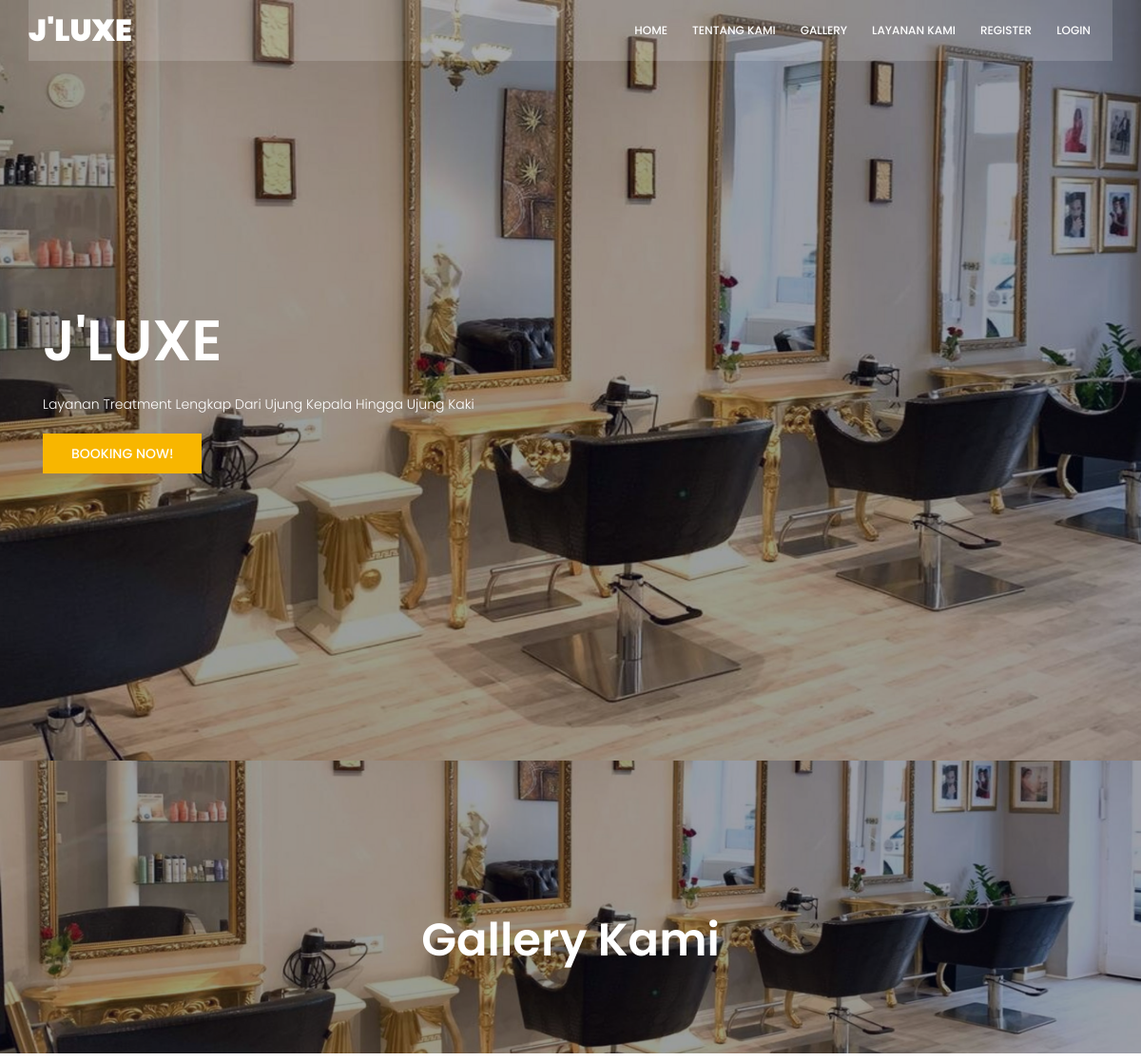
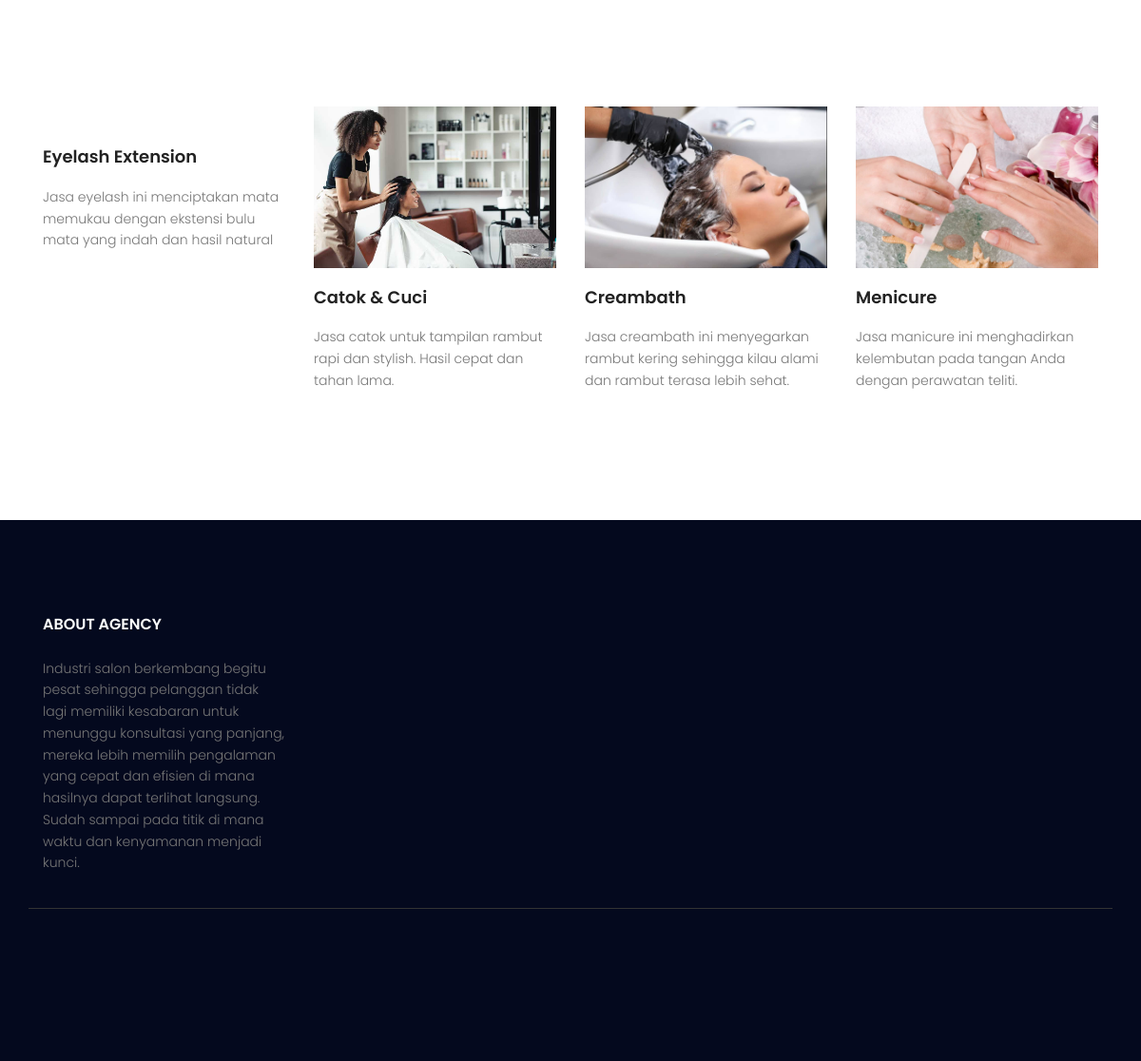
/index.php/site/gallery, run on the app's committed database (2 pictures, top to bottom).
### tables this page shows
CREATE TABLE `gallery` (
  `id_gallery` varchar(100) NOT NULL,
  `nama_gallery` varchar(100) NOT NULL,
  `ket` varchar(100) NOT NULL,
  `file` varchar(100) NOT NULL,
  `tgl_upload` timestamp NOT NULL DEFAULT current_timestamp() ON UPDATE current_timestamp()
);

### application/libraries/Template.php (called while the page is built)
<?php if ( ! defined('BASEPATH')) exit('No direct script access allowed');
class Template {
		var $template_data = array();
		function set($name, $value)
		{
			$this->template_data[$name] = $value;
		}
		function load($template = '', $view = '' , $view_data = array(), $return = FALSE)
		{
			$this->CI =& get_instance();
			$this->set('contents', $this->CI->load->view($view, $view_data, TRUE));
			return $this->CI->load->view($template, $this->template_data, $return);
		}
}

### application/controllers/Site.php (called while the page is built, shortened)
<?php
class Site extends CI_Controller{
     public function gallery()
    {
  $data = array(
           'judul' => 'Gallery Kami',
          'dt_gallery' => $this->m_umum->get_gallery_all(),
        );
        $this->template->load('site/template', 'site/gallery', $data);
    }
}

### index.php (called while the page is built, shortened)
<?php
require_once BASEPATH.'core/CodeIgniter.php';

### application/models/M_umum.php (called while the page is built, shortened)
<?php
class M_umum extends CI_model
{
	function get_gallery_all()
	{
		$this->db->select('*');
		$this->db->from('gallery');
		$this->db->order_by('tgl_upload desc');
		$query = $this->db->get();
		return $query->result();
	}
}

### application/views/site/gallery.php (the view)
<section class="about-banner relative">
				<div class="overlay overlay-bg"></div>
				<div class="container">
					<div class="row d-flex align-items-center justify-content-center">
						<div class="about-content col-lg-12">
							<h1 class="text-white">
								<?= $judul; ?>
							</h1>
						</div>
					</div>
				</div>
			</section>
	<section class="other-issue-area section-gap">
				<div class="container">
					<div class="row">
						   <?php
                foreach ($dt_gallery as $d):?>
						<div class="col-lg-3 col-md-6">
							<div class="single-other-issue">
								<div class="thumb">
									<img class="img-fluid" src="<?= base_url(); ?>upload/<?= $d->file; ?>" alt="">
								</div>
								<a href="#">
									<h4><?= $d->nama_gallery; ?></h4>
								</a>
								<p>
									<?= $d->ket; ?>
								</p>
							</div>
						</div>
					<?php endforeach; ?>
					</div>
				</div>
			</section>

### application/views/site/template.php (shortened to what this page needs)
<!DOCTYPE html>
<html lang="zxx" class="no-js">
<head>
  <link rel="stylesheet" href="<?= base_url(); ?>assets/css/linearicons.css">
  <link rel="stylesheet" href="<?= base_url(); ?>assets/css/font-awesome.min.css">
  <link rel="stylesheet" href="<?= base_url(); ?>assets/css/bootstrap.css">
  <link rel="stylesheet" href="<?= base_url(); ?>assets/css/magnific-popup.css">
  <link rel="stylesheet" href="<?= base_url(); ?>assets/css/jquery-ui.css">
  <link rel="stylesheet" href="<?= base_url(); ?>assets/css/nice-select.css">
  <link rel="stylesheet" href="<?= base_url(); ?>assets/css/animate.min.css">
  <link rel="stylesheet" href="<?= base_url(); ?>assets/css/owl.carousel.css">
  <link rel="stylesheet" href="<?= base_url(); ?>assets/css/main.css">
  <link rel="stylesheet" type="text/css"
    href="https://cdnjs.cloudflare.com/ajax/libs/toastr.js/latest/css/toastr.min.css">
</head>
<body>
  <header id="header">
    <div class="container main-menu">
      <div class="row align-items-center justify-content-between d-flex">
        <a href="<?= base_url(); ?>" style="color: white; font-size: 32px; font-weight: 900;"><strong>J'LUXE</strong>
        </a>
        <nav id="nav-menu-container">
          <ul class="nav-menu">
            <li><a href="<?= base_url('site'); ?>">Home</a></li>
            <li><a href="<?= base_url('site/about'); ?>">Tentang Kami</a></li>
            <li><a href="<?= base_url('site/gallery'); ?>">Gallery</a></li>
            <li><a href="<?= base_url('site/service'); ?>">Layanan Kami</a></li>
            <li><a href="#" data-toggle="modal" data-target="#register">Register</a></li>
            <li><a href="#" data-toggle="modal" data-target="#login">Login</a></li>
          </ul>
        </nav>
      </div>
    </div>
  </header>
  <section class="banner-area relative">
    <div class="overlay overlay-bg"></div>
    <div class="container">
      <div class="row fullscreen align-items-center justify-content-between">
        <div class="col-lg-6 col-md-6 banner-left">
          <h1 class="text-white">J'Luxe</h1>
          <p class="text-white">
            Layanan Treatment Lengkap Dari Ujung Kepala Hingga Ujung Kaki
          </p>
          <a href="<?= base_url('site/service'); ?>" class="primary-btn text-uppercase">BOOKING NOW!</a>
        </div>
      </div>
    </div>
  </section>
  <?= $contents ?>
  <footer class="footer-area section-gap">
    <div class="container">
      <div class="row">
        <div class="col-lg-3  col-md-6 col-sm-6">
          <div class="single-footer-widget">
            <h6>About Agency</h6>
            <p>
              Industri salon berkembang begitu pesat sehingga pelanggan tidak lagi memiliki kesabaran untuk menunggu
              konsultasi yang panjang, mereka lebih memilih pengalaman yang cepat dan efisien di mana hasilnya dapat
              terlihat langsung. Sudah sampai pada titik di mana waktu dan kenyamanan menjadi kunci.
            </p>
          </div>
        </div>
      </div>
      <div class="row footer-bottom d-flex justify-content-between align-items-center">
      </div>
    </div>
  </footer>
</body>
</html>

### assets/css/main.css (style rules this page uses)
body { color: #777777; font-family: "Poppins", sans-serif; font-size: 14px; font-weight: 300; line-height: 1.625em; position: relative; }
ol, ul { margin: 0; padding: 0; list-style: none; }
a { -webkit-transition: all 0.3s ease 0s; -moz-transition: all 0.3s ease 0s; -o-transition: all 0.3s ease 0s; transition: all 0.3s ease 0s; }
a, a:focus, a:hover { text-decoration: none; outline: 0; }
h1, h2, h3, h4, h5, h6 { font-family: "Poppins", sans-serif; color: #222222; line-height: 1.2em !important; margin-bottom: 0; margin-top: 0; font-weight: 600; }
h1, .h1 { font-size: 36px; }
h4, .h4 { font-size: 18px; }
h6, .h6 { font-size: 14px; color: #222222; }
.text-white { color: #fff; }
.relative { position: relative; }
.overlay { position: absolute; left: 0; right: 0; top: 0; bottom: 0; }
h1 { font-size: 36px; }
h4 { font-size: 18px; }
h6 { font-size: 14px; }
h1, h2, h3, h4, h5, h6 { line-height: 1.5em; }
.main-menu { padding-bottom: 20px; padding-top: 20px; background: rgba(255, 255, 255, 0.15); padding-left: 15px; padding-right: 15px; }
#header { position: fixed; left: 0; top: 0; right: 0; transition: all 0.5s; z-index: 997; }
.nav-menu, .nav-menu * { margin: 0; padding: 0; list-style: none; }
.nav-menu li { position: relative; white-space: nowrap; }
.nav-menu > li { float: left; }
.nav-menu a { padding: 0 8px 0px 8px; text-decoration: none; display: inline-block; color: #fff; font-weight: 500; font-size: 12px; text-transform: uppercase; outline: none; }
.nav-menu > li { margin-left: 10px; }
#mobile-nav { position: fixed; top: 0; padding-top: 18px; bottom: 0; z-index: 998; background: rgba(0, 0, 0, 0.8); left: -260px; width: 260px; overflow-y: auto; transition: 0.4s; }
#mobile-nav ul { padding: 0; margin: 0; list-style: none; }
#mobile-nav ul li { position: relative; }
#mobile-nav ul li a { color: #fff; font-size: 13px; text-transform: uppercase; overflow: hidden; padding: 10px 22px 10px 15px; position: relative; text-decoration: none; width: 100%; display: block; outline: none; font-weight: 400; }
.section-gap { padding: 120px 0; }
#nav-menu-container { padding-right: 15px; }
.primary-btn { background: #f8b600; line-height: 42px; padding-left: 30px; padding-right: 30px; border: none; color: #fff; display: inline-block; font-size: 14px; font-weight: 500; position: relative; -webkit-transition: all 0.3s ease 0s; -moz-transition: all 0.3s ease 0s; -o-transition: all 0.3s ease 0s; transition: all 0.3s ease 0s; cursor: pointer; position: relative; }
.banner-area { background: url(../img/beaty.jpg) center; background-size: cover; }
.banner-area .overlay-bg { background: rgba(4, 9, 30, 0.4); }
.banner-left h1 { margin: 20px 0; font-size: 60px; text-transform: uppercase; }
.banner-left p { margin: 20px 0px; }
.banner-left .primary-btn { background: #f8b600; }
.single-other-issue .thumb { overflow: hidden; }
.single-other-issue .thumb img { width: 100%; -webkit-transition: all 0.3s ease 0s; -moz-transition: all 0.3s ease 0s; -o-transition: all 0.3s ease 0s; transition: all 0.3s ease 0s; }
.single-other-issue h4 { margin: 20px 0; -webkit-transition: all 0.3s ease 0s; -moz-transition: all 0.3s ease 0s; -o-transition: all 0.3s ease 0s; transition: all 0.3s ease 0s; }
.about-banner { background: url(../img/top-banner.jpg) center; background-size: cover; }
.about-banner .overlay-bg { background: rgba(4, 9, 30, 0.4); }
.about-content { margin-top: 70px; padding: 90px 0px; text-align: center; }
.about-content h1 { font-size: 48px; font-weight: 600; }
.footer-area { background: #04091e; padding-top: 100px; }
.footer-area h6 { text-transform: uppercase; color: #fff; margin-bottom: 25px; font-size: 16px; font-weight: 600; }
.single-footer-widget { color: #fff; }
.single-footer-widget p { color: #777777; }
.footer-bottom { padding-top: 40px; margin-top: 20px; border-top: 1px solid #333; }

### data on the page
gallery: nama_gallery "Eyelash Extension", ket "Jasa eyelash ini menciptakan mata memukau dengan ekstensi bulu mata yang indah dan hasil natural"
gallery: file (picture), nama_gallery "Catok & Cuci", ket "Jasa catok untuk tampilan rambut rapi dan stylish. Hasil cepat dan tahan lama."
gallery: file (picture), nama_gallery "Creambath", ket "Jasa creambath ini menyegarkan rambut kering sehingga kilau alami dan rambut terasa lebih sehat."
gallery: file (picture), nama_gallery "Menicure", ket "Jasa manicure ini menghadirkan kelembutan pada tangan Anda dengan perawatan teliti."

### other printed values
$judul "Gallery Kami"
